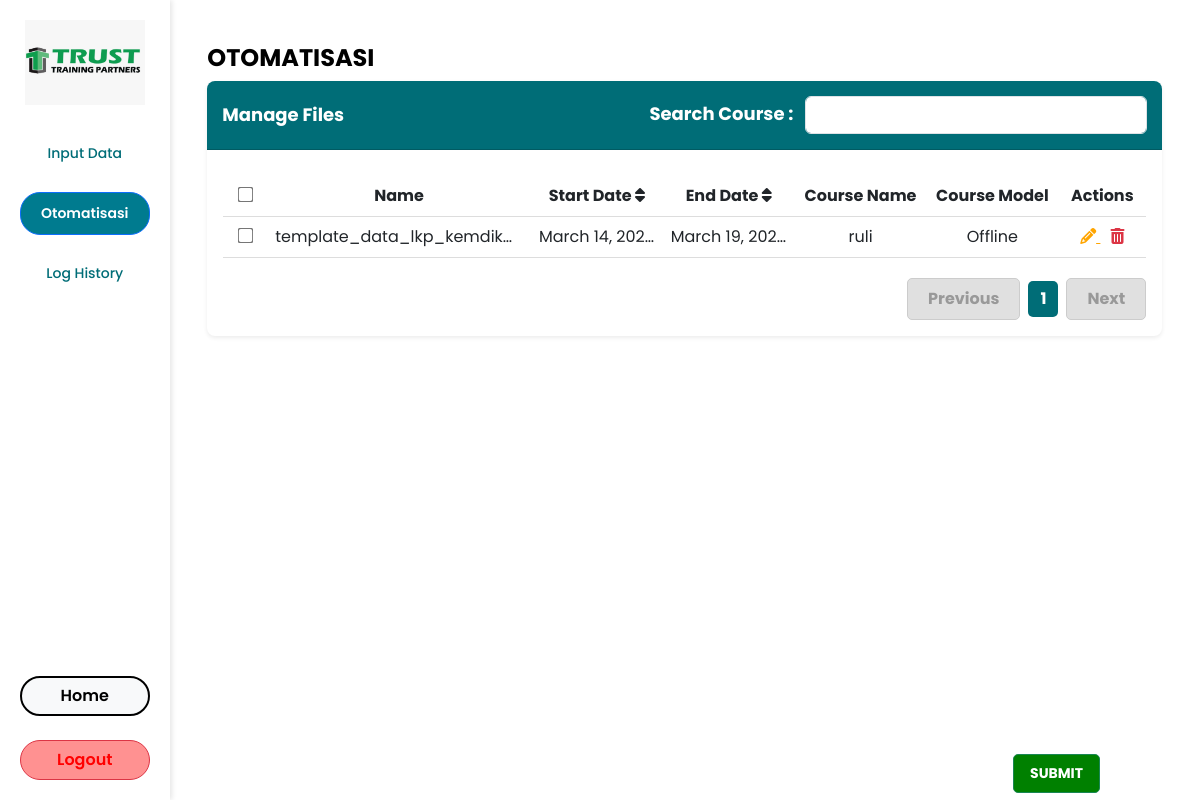
The app's page /otomatisasi/ (signed in), older data.
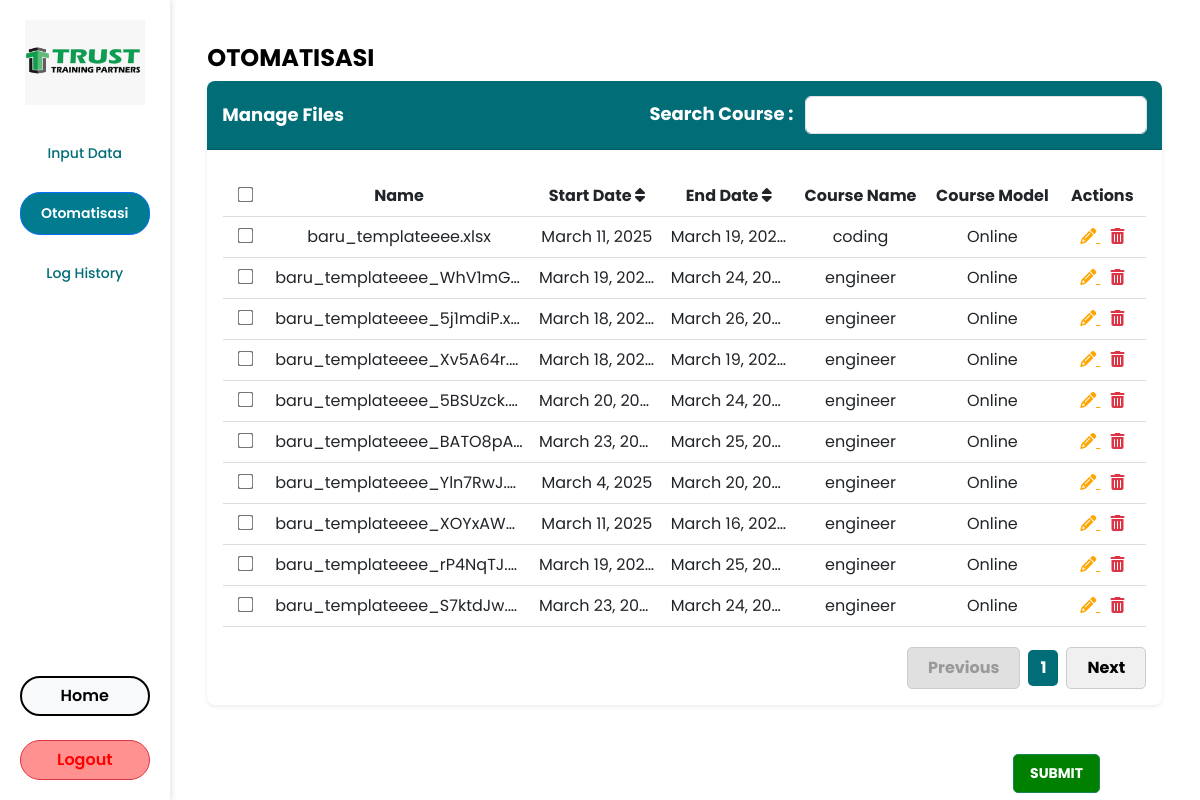
The same page, newer data.
### automation/models.py (models this page shows, shortened)
class UploadedFile(models.Model):
    course_name = models.CharField(max_length=255)
    start_date = models.DateField()
    end_date = models.DateField()
    course_model = models.CharField(max_length=255)
    destination = models.CharField(max_length=255)
    file = models.FileField(upload_to="uploads/")  # Simpan di uploads/
    uploaded_at = models.DateTimeField(auto_now_add=True)

### automation/views.py (the view)
# urls.py: path("otomatisasi/", automation.otomatisasi, name="otomatisasi"),
@login_required(login_url="login")
def otomatisasi(request):
    files = UploadedFile.objects.all()
    return render(request, "otomatisasi.html", {"files": files})

### automation/templates/otomatisasi.html (shortened to what this page needs)
{% extends 'base.html' %}
{% load static %}
{% block extra_css %}
<link rel="stylesheet" type="text/css" href="{% static 'style/otomatisasi.css' %}">
<link rel="stylesheet" href="https://cdn.jsdelivr.net/npm/sweetalert2@11/dist/sweetalert2.min.css">
<link rel="stylesheet" href="https://cdnjs.cloudflare.com/ajax/libs/font-awesome/6.4.2/css/all.min.css">
{% endblock %}
{% block content %}
<div class="container mt-4">
    <h2 class="fw-bold">OTOMATISASI</h2>
    <div class="card shadow-sm">
        <div class="card-header bg-teal text-white d-flex justify-content-between align-items-center">
            <span class="fw-bold">Manage Files</span>
            <div>
                <label for="search" class="me-2">Search Course :</label>
                <input type="text" id="search" class="form-control d-inline-block w-auto" onkeyup="searchCourse()">
            </div>
        </div>
        <div class="card-body">
            <table class="table table-hover">
                <thead class="border-bottom">
                    <tr class="text-center">
                        <th><input type="checkbox" id="select-all"></th>
                        <th>Name</th>
                        <th onclick="sortTable(2, this)" data-sort="asc">
                            Start Date <i class="fas fa-sort"></i>
                        </th>
                        <th onclick="sortTable(3, this)" data-sort="asc">
                            End Date <i class="fas fa-sort"></i>
                        </th>
                        <th>Course Name</th>
                        <th>Course Model</th>
                        <th>Actions</th>
                    </tr>
                </thead>
                <tbody id="table-body">
                    {% for file in files %}
                    <tr class="text-center">
                        <td><input type="checkbox" class="row-checkbox"></td>
                        <td>{{ file.file.name }}</td>
                        <td>{{ file.start_date }}</td>
                        <td>{{ file.end_date }}</td>
                        <td class="course-name">{{ file.course_name }}</td>
                        <td>{{ file.course_model }}</td>
                        <td>
                            <a href="{% url 'edit_otomatisasi' file.id %}" class="btn-action edit">
                                <i class="fas fa-pencil-alt"></i>
                            </a>
                            <a href="#" class="btn-action delete"
                               onclick="confirmDelete(event, '{% url 'delete_otomatisasi' file.id %}')">
                                <i class="fas fa-trash-alt"></i>
                            </a>
                        </td>
                    </tr>
                    {% empty %}
                    <tr class="text-center">
                        <td colspan="7">No data available</td>
                    </tr>
                    {% endfor %}
                </tbody>
            </table>
            <div class="pagination-container">
                <button class="btn-pagination prev-btn" disabled>Previous</button>
                <span class="pagination-number">1</span>
                <button class="btn-pagination next-btn">Next</button>
            </div>
        </div>
    </div>
    <button class="btn btn-success submit-btn">SUBMIT</button>
</div>
{% endblock %}

### automation/templates/base.html (shortened to what this page needs)
{% load static %}
<!DOCTYPE html>
<html lang="id">
    <head>
        <link rel="stylesheet" href="https://cdn.jsdelivr.net/npm/bootstrap@5.3.0/dist/css/bootstrap.min.css">
        <link rel="stylesheet" href="https://cdnjs.cloudflare.com/ajax/libs/font-awesome/6.0.0/css/all.min.css">
        <link rel="stylesheet" href="{% static 'style/base.css' %}">
        {% block extra_css %}{% endblock %}
    </head>
<body>
    <div class="sidebar">
        <img src="{% static 'asset/logoTrust.jpg' %}" alt="TRUSTEntry Logo" class="img-fluid logo">
        <ul class="nav flex-column">
            <li class="nav-item">
                <a href="{% url 'input_data' %}" class="btn {% if request.path == '/input_data/' %}btn-primary{% else %}nav-link{% endif %}">
                    Input Data
                </a>
            </li>
            <li class="nav-item">
                <a href="{% url 'otomatisasi' %}" class="btn {% if request.path == '/otomatisasi/' %}btn-primary{% else %}nav-link{% endif %}">
                    Otomatisasi
                </a>
            </li>
            <li class="nav-item">
                <a href="{% url 'log_history' %}" class="btn {% if request.resolver_match.url_name == 'log_history' %}btn-primary{% else %}nav-link{% endif %}">
                    Log History
                </a>
            </li>
        </ul>
        <a href="{% url 'homepage' %}" class="btn btn-light">Home</a>
        <a href="{% url 'logout' %}" class="btn btn-danger mt-1 w-100">Logout</a>
    </div>
    <div class="content">
        {% block content %}{% endblock %}
    </div>
</body>
</html>

### automation/static/style/base.css (style rules this page uses)
* { box-sizing: border-box; }
body { display: flex; height: 100vh; margin: 0; font-family: 'Poppins', sans-serif; }
.sidebar { width: 250px; background-color: white; padding: 20px; height: 100vh; box-shadow: 2px 0 5px rgba(0, 0, 0, 0.1); text-align: center; display: flex; flex-direction: column; align-items: center; justify-content: space-between; flex-grow: 1; }
.logo { max-width: 120px; margin-bottom: 20px; }
.nav { padding: 0; list-style: none; width: 100%; }
.nav-item { margin: 10px 0; }
.nav-link { text-decoration: none; color: #006D77; font-size: 14px; font-weight: 500; }
.btn-primary { background-color: #007b8f; color: white; font-size: 14px; font-weight: 600; border-radius: 20px; padding: 10px 20px; display: inline-block; width: 100%; text-align: center; text-decoration: none; }
.btn-light, .btn-danger { width: 100%; max-width: 150px; min-width: 120px; height: 40px; padding: 10px 0; border-radius: 20px; text-align: center; font-weight: 600; display: flex; align-items: center; justify-content: center; flex-shrink: 0; }
.btn-danger { background-color: #FF9191; color: #FF0000; }
.btn-light { border: 2px solid black; }
.sidebar .btn-light { margin-top: auto; margin-bottom: 20px; }

### automation/static/style/otomatisasi.css (style rules this page uses)
.container { max-width: 95%; margin: auto; padding-top: 20px; }
h2 { font-size: 24px; font-weight: bold; text-align: left; color: #000; }
.card { border: 3px; border-radius: 8px; overflow: hidden; max-width: 100%; }
.card-header { background-color: #006D77 !important; color: white !important; padding: 15px; font-size: 18px; font-weight: bold; }
table { width: 100%; table-layout: fixed; border-collapse: collapse; margin-top: 10px; background-color: white; }
th, td { padding: 12px; text-align: center; border-bottom: 1px solid #ddd; overflow: hidden; white-space: nowrap; text-overflow: ellipsis; }
th { background-color: #006D77; color: white; font-weight: bold; }
th:nth-child(1), td:nth-child(1) { width: 5%; }
th:nth-child(2), td:nth-child(2) { width: 30%; }
th:nth-child(3), td:nth-child(3) { width: 15%; }
th:nth-child(4), td:nth-child(4) { width: 15%; }
th:nth-child(5), td:nth-child(5) { width: 15%; }
th:nth-child(6), td:nth-child(6) { width: 15%; }
th:nth-child(7), td:nth-child(7) { width: 10%; }
input[type="checkbox"] { transform: scale(1.2); margin: 0; }
.btn-action { border: none; background: none; cursor: pointer; font-size: 16px; margin: 0 5px; transition: 0.2s; }
.btn-action.edit { color: #FFA500; }
.btn-action.delete { color: #DC3545; }
.pagination-container { display: flex; justify-content: right; align-items: center; gap: 8px; margin-top: 20px; }
.btn-pagination { background-color: #f0f0f0; color: #000; border: 1px solid #ccc; padding: 8px 20px; font-size: 16px; font-weight: bold; border-radius: 5px; cursor: pointer; }
.btn-pagination:disabled { background-color: #e0e0e0; color: #999; cursor: not-allowed; }
.pagination-number { background-color: #006D77; color: white; padding: 6px 12px; border-radius: 5px; font-weight: bold; }
.submit-btn { background-color: #008000; padding: 8px 16px; font-size: 14px; font-weight: bold; border-radius: 5px; transition: 0.3s ease-in-out; position: absolute; right: 100px; bottom: 7px; width: auto; }
th[onclick] { cursor: pointer !important; }

Row changes from the older to the newer data that the page shows:
removed UploadedFile: file.name "template_data_lkp_kemdikb…", start_date "March 14, 2025", end_date "March 19, 2025", course_name "ruli", course_model "Offline"
added UploadedFile: file.name "baru_templateeee.xlsx", start_date "March 11, 2025", end_date "March 19, 2025", course_name "coding", course_model "Online"
added UploadedFile: file.name "baru_templateeee_WhV1mG…", start_date "March 19, 2025", end_date "March 24, 20…", course_name "engineer", course_model "Online"
added UploadedFile: file.name "baru_templateeee_5j1mdiP.x…", start_date "March 18, 2025", end_date "March 26, 20…", course_name "engineer", course_model "Online"
added UploadedFile: file.name "baru_templateeee_Xv5A64r.…", start_date "March 18, 2025", end_date "March 19, 2025", course_name "engineer", course_model "Online"
added UploadedFile: file.name "baru_templateeee_5BSUzck.…", start_date "March 20, 20…", end_date "March 24, 20…", course_name "engineer", course_model "Online"
added UploadedFile: file.name "baru_templateeee_BATO8pA…", start_date "March 23, 20…", end_date "March 25, 20…", course_name "engineer", course_model "Online"
added UploadedFile: file.name "baru_templateeee_Yln7RwJ.…", start_date "March 4, 2025", end_date "March 20, 20…", course_name "engineer", course_model "Online"
added UploadedFile: file.name "baru_templateeee_XOYxAW…", start_date "March 11, 2025", end_date "March 16, 2025", course_name "engineer", course_model "Online"
added UploadedFile: file.name "baru_templateeee_rP4NqTJ.…", start_date "March 19, 2025", end_date "March 25, 20…", course_name "engineer", course_model "Online"
added UploadedFile: file.name "baru_templateeee_S7ktdJw.…", start_date "March 23, 20…", end_date "March 24, 20…", course_name "engineer", course_model "Online"
